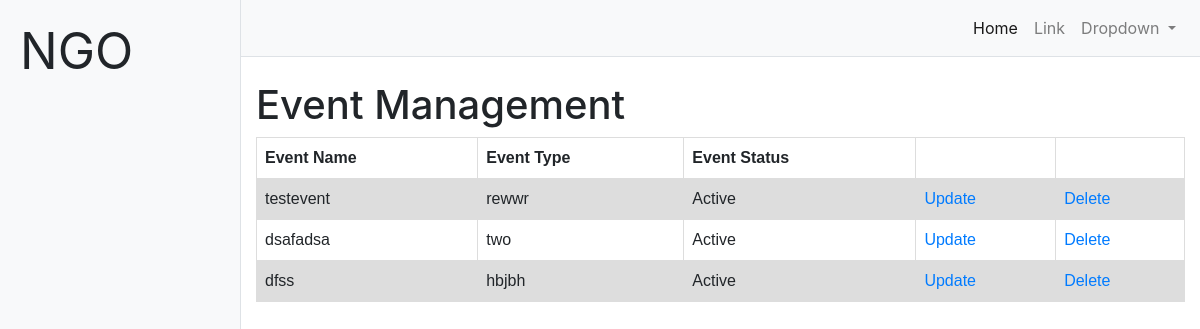
Before: /events/all with the older database file.
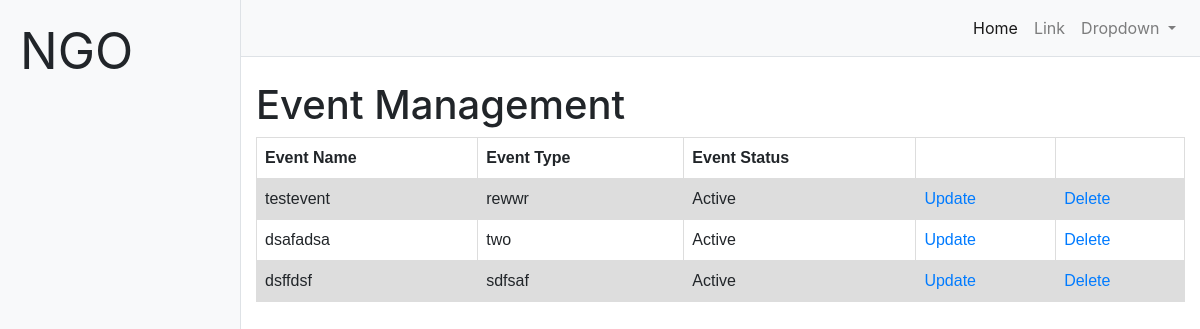
After: the same page with the newer database file.
### ngo_app/models.py (models this page shows, shortened)
class Events(models.Model):
    name = models.CharField(max_length=40)
    type = models.CharField(max_length=30)
    status = models.CharField(max_length=10, default='Active')

### ngo_app/views.py (the view)
# urls.py: path(r'events/all', views.AllEventsView.as_view()),
class AllEventsView(ListView):
    model = Events
    queryset = Events.objects.all()
    template_name = 'AdminTableForEvents.html'

### ngo_app/templatetags/filters.py (called while the page is built)
@register.filter(name='has_group')
def has_group(user, group_name):
    return user.groups.filter(name=group_name).exists()

### templates/AdminTableForEvents.html (shortened to what this page needs)
<!DOCTYPE html>
<html lang="en">
{% load filters  %}
<head>
  {% load static %}
  <link href="{% static 'AdminTable/vendor/bootstrap/css/bootstrap.min.css' %}" rel="stylesheet">
  <link href="{% static 'AdminTable/css/simple-sidebar.css' %}" rel="stylesheet">
</head>
<body>
  <div class="d-flex" id="wrapper" >
    <div class="bg-light border-right" id="sidebar-wrapper">
      <div class="sidebar-heading" style="font-size:50px;">NGO </div>
    </div>
    <div id="page-content-wrapper">
      <nav class="navbar navbar-expand-lg navbar-light bg-light border-bottom">
        <div class="collapse navbar-collapse" id="navbarSupportedContent">
          <ul class="navbar-nav ml-auto mt-2 mt-lg-0">
            <li class="nav-item active">
              <a class="nav-link" href="/auth/logout/?next=/">Home <span class="sr-only">(current)</span></a>
            </li>
            <li class="nav-item">
              <a class="nav-link" href="#">Link</a>
            </li>
            <li class="nav-item dropdown">
              <a class="nav-link dropdown-toggle" href="#" id="navbarDropdown" role="button" data-toggle="dropdown" aria-haspopup="true" aria-expanded="false">
                Dropdown
              </a>
            </li>
          </ul>
        </div>
      </nav>
      <div class="container-fluid">
        <h1 class="mt-4">Event Management</h1>
        <table>
          <tr>
            <th>Event Name</th>
            <th>Event Type</th>
            <th>Event Status</th>
            <th></th>
            <th></th>
          </tr>
          {% for item in object_list %}
          <tr>
            <td>{{ item.name }}</td>
            <td>{{ item.type }}</td>
            <td>{{ item.status }}</td>
            <td><a href="/event/update/{{item.pk}}">Update</a></td>
            <td><a href="/event/del/{{item.pk}}">Delete</a> </td>
          </tr>
          {% endfor %}
        </table>
      </div>
    </div>
  </div>
</body>
</html>

Changed rows visible on the page:
removed Events: name "dfss", type "hbjbh", status "Active"
added Events: name "dsffdsf", type "sdfsaf", status "Active"
